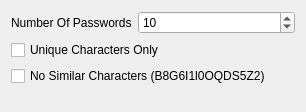
<?xml version="1.0" encoding="UTF-8"?>
<ui version="4.0">
 <class>OptionsPage</class>
 <widget class="QWidget" name="OptionsPage">
  <property name="geometry">
   <rect>
    <x>0</x>
    <y>0</y>
    <width>306</width>
    <height>112</height>
   </rect>
  </property>
  <property name="windowTitle">
   <string>Form</string>
  </property>
  <layout class="QFormLayout" name="formLayout">
   <item row="0" column="0">
    <widget class="QLabel" name="label">
     <property name="text">
      <string>Number Of Passwords</string>
     </property>
    </widget>
   </item>
   <item row="0" column="1">
    <widget class="KIntSpinBox" name="numberOfPasswords">
     <property name="toolTip">
      <string extracomment="The number of passwords generated at once"/>
     </property>
     <property name="value">
      <number>10</number>
     </property>
    </widget>
   </item>
   <item row="1" column="0" colspan="2">
    <widget class="QCheckBox" name="unique">
     <property name="enabled">
      <bool>true</bool>
     </property>
     <property name="text">
      <string>Unique Characters Only</string>
     </property>
    </widget>
   </item>
   <item row="2" column="0" colspan="2">
    <widget class="QCheckBox" name="noSimilar">
     <property name="enabled">
      <bool>true</bool>
     </property>
     <property name="text">
      <string>No Similar Characters (B8G6I1l0OQDS5Z2)</string>
     </property>
     <property name="tristate">
      <bool>false</bool>
     </property>
    </widget>
   </item>
  </layout>
 </widget>
 <customwidgets>
  <customwidget>
   <class>KIntSpinBox</class>
   <extends>QSpinBox</extends>
   <header location="global">KIntSpinBox</header>
  </customwidget>
 </customwidgets>
 <resources/>
 <connections/>
</ui>
